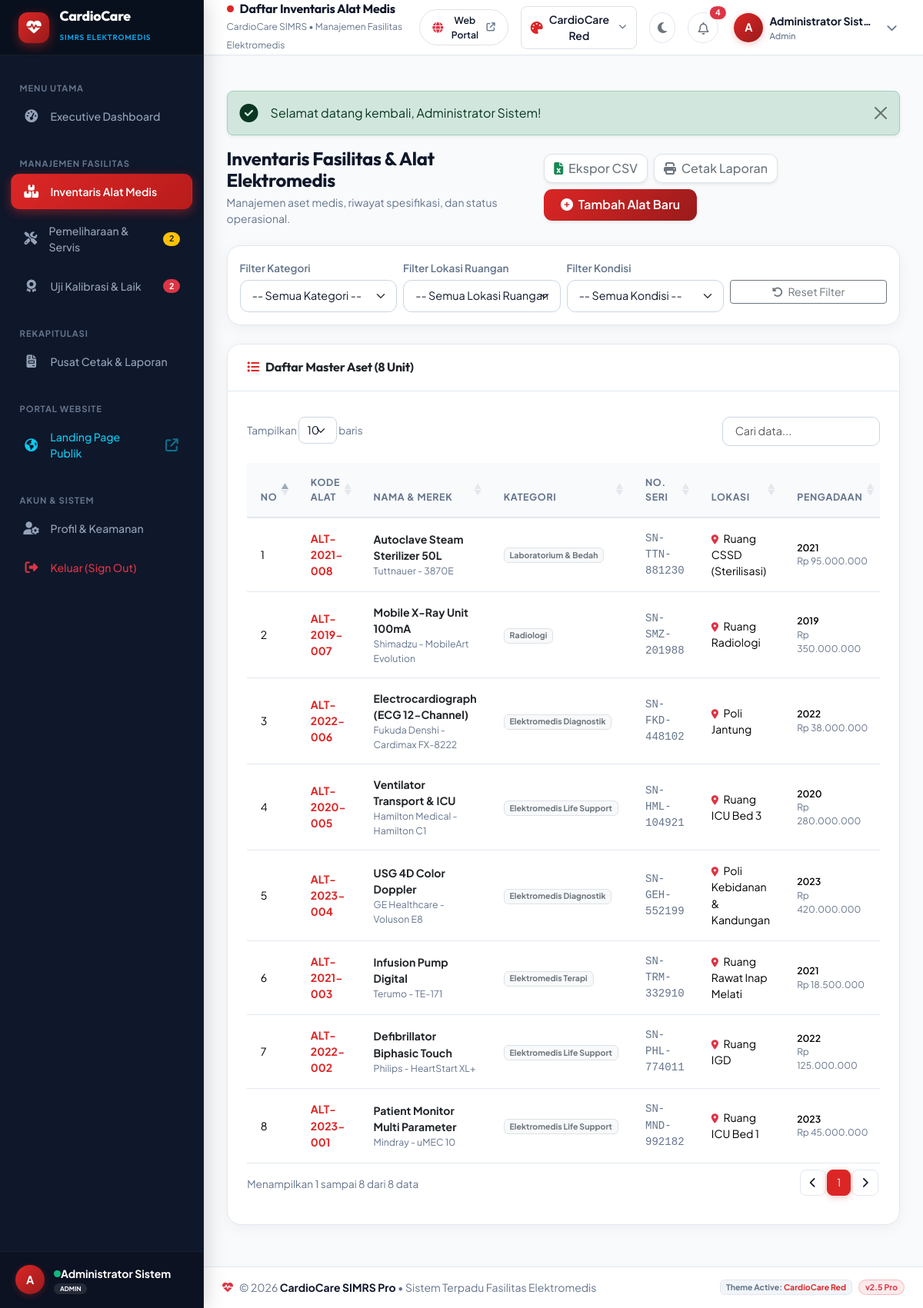
Page /inventaris/index.php (signed in) on the committed database.
### tables this page shows
CREATE TABLE IF NOT EXISTS `alat` (
  `id` INT AUTO_INCREMENT PRIMARY KEY,
  `kode_alat` VARCHAR(50) NOT NULL UNIQUE,
  `nama_alat` VARCHAR(150) NOT NULL,
  `kategori` VARCHAR(50) NOT NULL,
  `merek` VARCHAR(100) NOT NULL,
  `tipe_model` VARCHAR(100) DEFAULT NULL,
  `nomor_seri` VARCHAR(100) DEFAULT NULL,
  `lokasi` VARCHAR(100) NOT NULL,
  `tahun` INT NOT NULL,
  `harga_pengadaan` DECIMAL(15,2) DEFAULT 0,
  `kondisi` ENUM('Baik', 'Rusak Ringan', 'Rusak Berat') NOT NULL DEFAULT 'Baik',
  `status_operasional` ENUM('Siap Pakai', 'Dalam Pemeliharaan', 'Dalam Kalibrasi', 'Rusak', 'Afkir') NOT NULL DEFAULT 'Siap Pakai',
  `foto` VARCHAR(255) DEFAULT NULL,
  `spesifikasi` TEXT DEFAULT NULL,
  `created_at` TIMESTAMP DEFAULT CURRENT_TIMESTAMP,
  `updated_at` TIMESTAMP DEFAULT CURRENT_TIMESTAMP ON UPDATE CURRENT_TIMESTAMP
);

### inventaris/index.php (the view, shortened to what this page needs)
<?php
require_once __DIR__ . '/../includes/header.php';
require_once __DIR__ . '/../includes/sidebar.php';
require_once __DIR__ . '/../includes/navbar.php';
$query = "SELECT * FROM alat WHERE 1=1";
$params = [];
$query .= " ORDER BY id DESC";
$stmt = $pdo->prepare($query);
$stmt->execute($params);
$alat_list = $stmt->fetchAll();
?>
<div class="d-flex flex-column flex-md-row justify-content-between align-items-md-center gap-3 mb-4">
    <div>
        <h4 class="fw-bold mb-1">Inventaris Fasilitas &amp; Alat Elektromedis</h4>
        <p class="text-muted small mb-0">Manajemen aset medis, riwayat spesifikasi, dan status operasional.</p>
    </div>
    <div class="d-flex gap-2 flex-wrap">
        <a href="<?= BASE_URL; ?>/inventaris/export.php" class="btn btn-light border text-secondary shadow-sm">
            <i class="fas fa-file-excel text-success me-1"></i> Ekspor CSV
        </a>
        <a href="<?= BASE_URL; ?>/laporan/inventaris.php" target="_blank" class="btn btn-light border text-secondary shadow-sm">
            <i class="fas fa-print me-1"></i> Cetak Laporan
        </a>
        <a href="<?= BASE_URL; ?>/inventaris/create.php" class="btn btn-primary shadow-sm">
            <i class="fas fa-plus-circle me-1"></i> Tambah Alat Baru
        </a>
    </div>
</div>
<div class="card-custom mb-4">
    <div class="card-body p-3">
        <form method="GET" action="" class="row g-2 align-items-center">
            <div class="col-md-3">
                <label class="form-label small text-muted mb-1">Filter Kategori</label>
                <select name="kategori" class="form-select form-select-sm" onchange="this.form.submit()">
                    <option value="">-- Semua Kategori --</option>
                </select>
            </div>
            <div class="col-md-3">
                <label class="form-label small text-muted mb-1">Filter Lokasi Ruangan</label>
                <select name="lokasi" class="form-select form-select-sm" onchange="this.form.submit()">
                    <option value="">-- Semua Lokasi Ruangan --</option>
                </select>
            </div>
            <div class="col-md-3">
                <label class="form-label small text-muted mb-1">Filter Kondisi</label>
                <select name="kondisi" class="form-select form-select-sm" onchange="this.form.submit()">
                    <option value="">-- Semua Kondisi --</option>
                </select>
            </div>
            <div class="col-md-3 d-flex align-items-end pt-3">
                <a href="<?= BASE_URL; ?>/inventaris/index.php" class="btn btn-sm btn-outline-secondary w-100">
                    <i class="fas fa-rotate-left me-1"></i> Reset Filter
                </a>
            </div>
        </form>
    </div>
</div>
<div class="card-custom">
    <div class="card-header">
        <h6 class="mb-0 fw-bold text-dark"><i class="fas fa-list me-2 text-primary"></i>Daftar Master Aset (<?= count($alat_list); ?> Unit)</h6>
    </div>
    <div class="card-body">
        <div class="table-responsive">
            <table class="table table-hover table-custom datatable w-100">
                <thead>
                    <tr>
                        <th width="4%">No</th>
                        <th>Kode Alat</th>
                        <th>Nama &amp; Merek</th>
                        <th>Kategori</th>
                        <th>No. Seri</th>
                        <th>Lokasi</th>
                        <th>Pengadaan</th>
                    </tr>
                </thead>
                <tbody>
                    <?php
                    $no = 1;
                    foreach ($alat_list as $row):
                    ?>
                        <tr>
                            <td><?= $no++; ?></td>
                            <td>
                                <a href="<?= BASE_URL; ?>/inventaris/detail.php?id=<?= $row['id']; ?>" class="fw-bold text-primary text-decoration-none">
                                    <?= htmlspecialchars($row['kode_alat']); ?>
                                </a>
                            </td>
                            <td>
                                <div class="fw-bold text-dark"><?= htmlspecialchars($row['nama_alat']); ?></div>
                                <div class="text-muted small">
                                    <?= htmlspecialchars($row['merek']); ?> <?= !empty($row['tipe_model']) ? ' - ' . htmlspecialchars($row['tipe_model']) : ''; ?>
                                </div>
                            </td>
                            <td>
                                <span class="badge bg-light text-secondary border"><?= htmlspecialchars($row['kategori']); ?></span>
                            </td>
                            <td class="font-monospace small text-muted">
                                <?= !empty($row['nomor_seri']) ? htmlspecialchars($row['nomor_seri']) : '-'; ?>
                            </td>
                            <td>
                                <i class="fas fa-location-dot text-danger small me-1"></i>
                                <?= htmlspecialchars($row['lokasi']); ?>
                            </td>
                            <td>
                                <div class="small fw-semibold"><?= $row['tahun']; ?></div>
                                <div class="text-muted text-xs" style="font-size: 0.75rem;"><?= format_rupiah($row['harga_pengadaan']); ?></div>
                            </td>
                        </tr>
                    <?php endforeach; ?>
                </tbody>
            </table>
        </div>
    </div>
</div>
<?php
require_once __DIR__ . '/../includes/footer.php';
?>

### rows in the picture
alat: kode_alat "ALT-2021-008", nama_alat "Autoclave Steam Sterilizer 50L", merek "Tuttnauer", tipe_model "3870E", kategori "Laboratorium & Bedah", nomor_seri "SN-TTN-881230", lokasi "Ruang CSSD (Sterilisasi)", tahun "2021", harga_pengadaan "Rp 95.000.000"
alat: kode_alat "ALT-2019-007", nama_alat "Mobile X-Ray Unit 100mA", merek "Shimadzu", tipe_model "MobileArt Evolution", kategori "Radiologi", nomor_seri "SN-SMZ-201988", lokasi "Ruang Radiologi", tahun "2019", harga_pengadaan "Rp 350.000.000"
alat: kode_alat "ALT-2022-006", nama_alat "Electrocardiograph (ECG 12-Channel)", merek "Fukuda Denshi", tipe_model "Cardimax FX-8222", kategori "Elektromedis Diagnostik", nomor_seri "SN-FKD-448102", lokasi "Poli Jantung", tahun "2022", harga_pengadaan "Rp 38.000.000"
alat: kode_alat "ALT-2020-005", nama_alat "Ventilator Transport & ICU", merek "Hamilton Medical", tipe_model "Hamilton C1", kategori "Elektromedis Life Support", nomor_seri "SN-HML-104921", lokasi "Ruang ICU Bed 3", tahun "2020", harga_pengadaan "Rp 280.000.000"
alat: kode_alat "ALT-2023-004", nama_alat "USG 4D Color Doppler", merek "GE Healthcare", tipe_model "Voluson E8", kategori "Elektromedis Diagnostik", nomor_seri "SN-GEH-552199", lokasi "Poli Kebidanan & Kandungan", tahun "2023", harga_pengadaan "Rp 420.000.000"
alat: kode_alat "ALT-2021-003", nama_alat "Infusion Pump Digital", merek "Terumo", tipe_model "TE-171", kategori "Elektromedis Terapi", nomor_seri "SN-TRM-332910", lokasi "Ruang Rawat Inap Melati", tahun "2021", harga_pengadaan "Rp 18.500.000"
alat: kode_alat "ALT-2022-002", nama_alat "Defibrillator Biphasic Touch", merek "Philips", tipe_model "HeartStart XL+", kategori "Elektromedis Life Support", nomor_seri "SN-PHL-774011", lokasi "Ruang IGD", tahun "2022", harga_pengadaan "Rp 125.000.000"
alat: kode_alat "ALT-2023-001", nama_alat "Patient Monitor Multi Parameter", merek "Mindray", tipe_model "uMEC 10", kategori "Elektromedis Life Support", nomor_seri "SN-MND-992182", lokasi "Ruang ICU Bed 1", tahun "2023", harga_pengadaan "Rp 45.000.000"

### other values in the picture
$count_maint_active "2"
$count_kalibrasi_alert "2"
substr($user['nama_lengkap'] ?? 'U', 0, 1) "A"
$user['nama_lengkap'] "Administrator Sistem"
$user['role'] "ADMIN"
$page_title "Daftar Inventaris Alat Medis"
$total_notif "4"
$user['nama_lengkap'] "Administrator Sist…"
$user['role'] "Admin"
$msg "Selamat datang kembali, Administrator Sistem!"
count($alat_list) "8"
